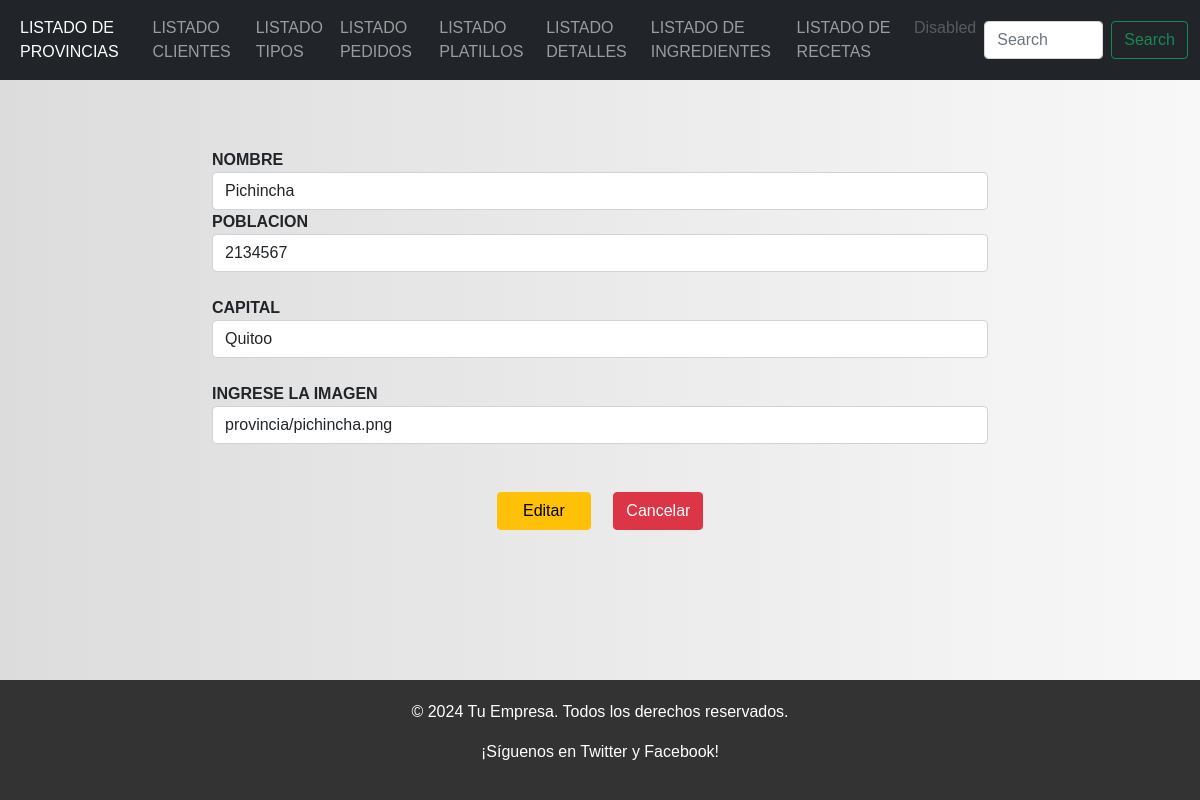
The page /editarProvincia/2 on the database its author committed.
### Aplicaciones/Facturacion/models.py (models this page shows, shortened)
class Provincia(models.Model):
    id_bg = models.AutoField(primary_key=True)
    nombre_bg = models.CharField(max_length=100)
    poblacion_bg = models.IntegerField()
    capital_bg = models.CharField(max_length=50)
    fotografia=models.FileField(upload_to='provincia', null=True,blank=True)

### Aplicaciones/Facturacion/views.py (the view)
# urls.py: path('editarProvincia/<id_bg>' ,views.editarProvincia),
def editarProvincia(request, id_bg):
    provinciaEditar=Provincia.objects.get(id_bg=id_bg)
    provinciasBdd=Provincia.objects.all()
    return  render(request, 'editarProvincia.html',{'provincia':provinciaEditar,'provincias':provinciasBdd})

### Aplicaciones/Facturacion/templates/editarProvincia.html (shortened to what this page needs)
{% extends "./plantilla.html" %}
{% load static %}
{% block contenido %}
<div class="row">
  <div class="col-md-2">
  </div>
  <div class="col-md-8">
    <br> <br>
    <form class="" action="/procesarActualizacionProvincia/" method="post" id="frm_nuevo_provincia" >
      <b>NOMBRE</b>
      <input type="text" name="nombre_bg" id="nombre_bg"
      value="{{provincia.nombre_bg}}" placeholder="Ingrese el nombre de la provincia"
      class="form-control" required>
      <b>POBLACION</b>
      <br>
      <input type="number" name="poblacion_bg" id="poblacion_bg"
      value="{{provincia.poblacion_bg}}" placeholder="Ingrese la poblacion"
      class="form-control" required>
      <br>
      <b>CAPITAL</b>
      <input type="text" name="capital_bg" id="capital_bg"
      value="{{provincia.capital_bg}}" placeholder="Ingrese la capital"
      class="form-control" required>
      <br>
      <b>INGRESE LA IMAGEN</b>
    <input type="text" name="fotografia" id="fotografia"
    value="{{provincia.fotografia}}" placeholder="Ingrese la fotografia"
    class="form-control" required>
    <br>
      <br>
      <center>
        <button type="submit" name="button"
        class="btn btn-warning">
          &nbsp;&nbsp;&nbsp;Editar&nbsp;&nbsp;&nbsp;
        </button>&nbsp;&nbsp;&nbsp;&nbsp;
        <a href="/"
        class="btn btn-danger">
          Cancelar
        </a>
      </center>
    </form>
  </div>
</div>
{% endblock %}

### restaurantebg/static/css/principal.css (style rules this page uses)
body { margin: 0; padding: 0; font-family: Arial, sans-serif; background: linear-gradient(to right, #dcdcdc, #f8f8f8); }
.row { margin: 20px 0; }

### rows shown on the page
Provincia: nombre_bg "Pichincha", poblacion_bg "2134567", capital_bg "Quitoo", fotografia "provincia/pichincha.png"
